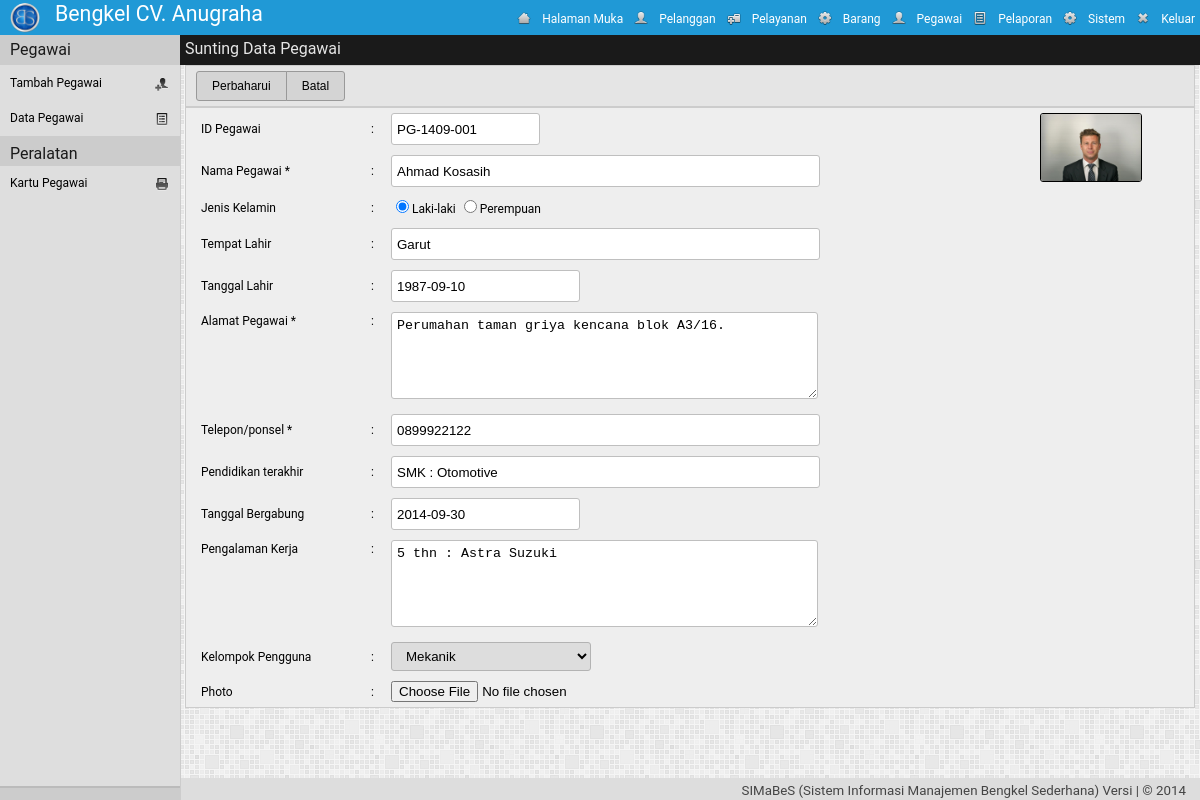
/adm/?mod=pegawai&h=sunting&id_peg=PG-1409-001 (signed in), run on the app's committed database.
### tables this page shows
CREATE TABLE IF NOT EXISTS `pengaturan` (
`id` int(1) NOT NULL,
  `nm_bengkel` varchar(30) NOT NULL,
  `telp1` varchar(30) NOT NULL,
  `telp2` varchar(30) NOT NULL,
  `almt_bengkel` text NOT NULL,
  `logo_bengkel` text NOT NULL,
  `tentang_bengkel` text NOT NULL
);

CREATE TABLE IF NOT EXISTS `akses_pengguna` (
  `kel_id` int(2) NOT NULL,
  `id_menu` int(2) NOT NULL,
  `r` enum('0','1') NOT NULL
);

CREATE TABLE IF NOT EXISTS `menu` (
  `id_menu` int(2) NOT NULL,
  `nm_menu` varchar(20) NOT NULL,
  `class` varchar(10) NOT NULL,
  `links` text NOT NULL,
  `icon` text NOT NULL,
  `value` text NOT NULL
);

CREATE TABLE IF NOT EXISTS `dt_pegawai` (
  `id_peg` varchar(11) NOT NULL,
  `nm_peg` varchar(50) NOT NULL,
  `jns_kelamin` enum('L','P') NOT NULL,
  `tmpt_lahir` varchar(20) NOT NULL,
  `tgl_lahir` date NOT NULL,
  `almt_peg` text NOT NULL,
  `telp_peg` varchar(15) NOT NULL,
  `pend_peg` varchar(25) NOT NULL,
  `tgl_bergabung` date NOT NULL,
  `photo_peg` text NOT NULL,
  `pengalaman_peg` text NOT NULL,
  `kel_id` int(11) NOT NULL,
  `wkt_ubah` datetime NOT NULL
);

CREATE TABLE IF NOT EXISTS `kel_pengguna` (
`kel_id` int(2) NOT NULL,
  `nm_kel` varchar(30) NOT NULL
);

### adm/pegawai/class.php (called while the page is built, shortened)
<?php
class pegawai{
	function sunting($field,$id_peg){
		$qry = "SELECT * FROM dt_pegawai WHERE id_peg='$id_peg'";
		$hasil = mysql_query($qry);
		$data = mysql_fetch_array($hasil);
		if($field == 'id_peg')
			return $data['id_peg'];
		elseif($field == 'nm_peg')
			return $data['nm_peg'];
		elseif ($field == 'jns_kelamin')
			return $data['jns_kelamin'];
		elseif ($field == 'tmpt_lahir')
			return $data['tmpt_lahir'];
		elseif ($field == 'tgl_lahir')
			return $data['tgl_lahir'];
		elseif ($field == 'almt_peg')
			return $data['almt_peg'];
		elseif ($field == 'telp_peg')
			return $data['telp_peg'];
		elseif ($field == 'pend_peg')
			return $data['pend_peg'];
		elseif ($field == 'tgl_bergabung')
			return $data['tgl_bergabung'];
		elseif ($field == 'photo_peg')
			return $data['photo_peg'];
		elseif ($field == 'pengalaman_peg')
			return $data['pengalaman_peg'];
		elseif ($field == 'kel_id')
			return $data['kel_id'];
	}
	function ambil_pengguna(){
		$qry = mysql_query("SELECT * FROM kel_pengguna WHERE kel_id!=1 AND kel_id!=2") or die(mysql_error());
		while($row = mysql_fetch_array($qry))
			$data[] = $row;
			return $data;
	}
}
?>

### adm/pegawai/f_sunting.php (the view)
<?php
$pg = new pegawai();
$id_peg	=$_GET['id_peg'];
$lokasi	="Sunting Data Pegawai";
	$log_tipe = "Staff";
	$pengguna=$_SESSION['nama_asli'];
	$log_lokasi=$lokasi;
	$log_pesan="A:4:Menyunting data pegawai, ID pegawai ($id_peg)";
	$log_waktu = date("Y-m-d H:i:s");
	$pg->log($log_tipe,$pengguna,$log_lokasi,$log_pesan,$log_waktu);
echo'
<div class="konten">
	<div class="lokasi"><label name="lokasi">'.$lokasi.'</label></div>
<form class="form1" action="?mod='.$_GET['mod'].'&h=aksi"  method="post" enctype="multipart/form-data"  name="form1" onsubmit="return validasi()">
<div class="alat">
	<input name="pegawai_perbaharui" type="submit" value="Perbaharui" class="perbaharui" id="kiri">
	<input name="btn_batal" type="reset"  value="Batal" class="batal" id="kanan" onClick="javascript:history.back()">
	<input name="lokasi" type="hidden"  value="'.$lokasi.'"></div>
<table cellpadding="5" cellspacing="0" border="0" >
    <tr>
	<td width="170px"><label>ID Pegawai</label></td>
	<td width= "10px">:</td>
	<td width="auto"><input type="text"  maxlength="8" size="15" name="id_peg" class="text" value="'.$id_peg .'" readonly="" ></td>
	<td rowspan="14" valign="top" align="center"><img class="photo" src="'. $pg->sunting('photo_peg',$id_peg).'" title="'. $pg->sunting('nm_peg',$id_peg).'" width="100" border="1"/></td>
    </tr><tr>
	<td ><label>Nama Pegawai *</label></td><td>:</td>
	<td><input  type="text"  maxlength="50" size="50" name="nm_peg" class="text" value="'.$pg->sunting('nm_peg',$id_peg).'"></td>
    </tr><tr>
	<td><label>Jenis Kelamin </label></td><td>:</td>
	<td>
		<input name="jns_kelamin" type="radio" value="L"';if($pg->sunting('jns_kelamin',$id_peg) =='L') echo "checked"; echo'>Laki-laki
		<input name="jns_kelamin" type="radio" value="P"';if($pg->sunting('jns_kelamin',$id_peg) =='P') echo "checked"; echo'>Perempuan
	</td>
	</tr><tr>
	<td ><label>Tempat Lahir </label></td><td>:</td>
	<td><input  type="text"  maxlength="50" size="50" name="tmpt_lahir" class="text" value="'.$pg->sunting('tmpt_lahir',$id_peg).'"></td>
    </tr><tr>
	<td><label>Tanggal Lahir</label></td><td>:</td>
	<td><input type="text" maxlength="20" size="20" name="tgl_lahir" id="tgl_lahir" class="text" value="'.$pg->sunting('tgl_lahir',$id_peg).'"/></td>
    </tr><tr>
	<td valign="top"><label>Alamat Pegawai *</label></td><td valign="top">:</td>
	<td valign="top"><textarea  cols="50" rows="5" name="almt_peg" >'.$pg->sunting('almt_peg',$id_peg).'</textarea></td>
    </tr><tr>
	<td><label>Telepon/ponsel *</label></td><td>:</td>
	<td><input  type="text" maxlength="50" size="50" name="telp_peg" id="telp" class="text" value="'.$pg->sunting('telp_peg',$id_peg).'"></td>
    </tr><tr>
	<td><label>Pendidikan terakhir </label></td><td>:</td>
	<td><input  type="text" maxlength="50" size="50" name="pend_peg" class="text" value="'.$pg->sunting('pend_peg',$id_peg).'"></td>
    </tr><tr>
	<td><label>Tanggal Bergabung </label></td><td>:</td>
	<td><input type="text" maxlength="20" size="20" name="tgl_bergabung" id="tgl_bergabung" class="text" value="'.$pg->sunting('tgl_bergabung',$id_peg).'"/></td>
   	</tr><tr>
	<td valign="top"><label>Pengalaman Kerja</label></td><td valign="top">:</td>
	<td valign="top"><textarea  cols="50" rows="5" name="pengalaman_peg" >'.$pg->sunting('pengalaman_peg',$id_peg).'</textarea></td>
    </tr><tr>
	<td ><label>Kelompok Pengguna </label></td><td>:</td>
	<td><select  name="kel_id" class="select">
		<option value="0">-- Pilih --</option>';
		$ambil_pengguna = $pg->ambil_pengguna();
		$kel_id = $pg->sunting('kel_id',$id_peg);
		foreach($ambil_pengguna as $data){
			echo "<option value=\"".$data['kel_id']."\"";
			if($kel_id == $data['kel_id']){echo ' selected';}
			echo">".$data['nm_kel']."</option>";
		}
		echo'
		</select>
	</td>
    </tr><tr>
	<td><label>Photo </label></td><td>:</td>
	<td><input type="file" name="photo_peg" ></td>
	</tr>
</table>
</form>
</div>';
?>

### adm/header.php
<?php
	$qpeng=mysql_query("SELECT * FROM pengaturan  LIMIT 1");
	$dpeng=mysql_fetch_object($qpeng);
	$qmenu="select id_menu  from akses_pengguna where  kel_id='".$_SESSION['kel_id']."' AND r='1' ";
	$dmenu=mysql_query($qmenu) or die (mysql_error());
echo'
<!DOCTYPE html PUBLIC "-//W3C//DTD XHTML 1.0 Strict//EN"
	"http://www.w3.org/TR/xhtml1/DTD/xhtml1-strict.dtd">
<html xmlns="http://www.w3.org/1999/xhtml" xml:lang="en" lang="en">
<head>
<title>'.$aplikasi." | ".strtoupper($_GET['mod']).' | Daily Build</title>
		<link rel="shortcut icon" href="../img/icon.ico" />
		<link rel="stylesheet" type="text/css" href="../styler/header.css">
		<link rel="stylesheet" type="text/css" href="../styler/style.css">
		<link rel="stylesheet" type="text/css" href="../styler/jquery-ui.css">
		<link rel="stylesheet" type="text/css" href="../styler/jquery-ui.theme.css">
		<script type="text/javascript" src="../styler/jquery-1.9.1.js"></script>
		<script type="text/javascript" src="../styler/jquery-ui.js"></script>
		<link rel="stylesheet" type="text/css" href="../styler/toastr.css">
		<script type="text/javascript" src="../styler/toastr.js"></script>
		<script type="text/javascript" src="../styler/toastr_option.js"></script>
		<script type="text/javascript" src="../styler/iframe.js"></script>
		<script type="text/javascript" src="../styler/check-uncheck.js"></script>
		<script src="../styler/tab.js" type="text/javascript"></script>
		<link href="../styler/tab.css" rel="stylesheet" type="text/css" />
</head>
<body >
<div class="header" >
	<div class="kiri">
		<a href="../index.php" target="_blank">
		<div class="logo"><img src="'.$dpeng->logo_bengkel.'"></div>
		<div class="namabengkel" >'.$dpeng->nm_bengkel.'</div></a>
	</div>
	<div class="kanan">
		<ul class="header-nav">';
			while ($dpengku2=mysql_fetch_object($dmenu)){
				$myquery="select *  from menu where id_menu='".$dpengku2->id_menu."'";
				$isi=mysql_query($myquery) or die (mysql_error());
				$dpengku=mysql_fetch_object($isi);
				echo "<a href='$dpengku->links' title='$dpengku->nm_menu' ><li class='$dpengku->class'><img class='img' src='$dpengku->icon'>$dpengku->nm_menu</li></a>";
			}
		echo'
		</ul>
	</div>
</div>
';
?>

### styler/header.css (style rules this page uses)
.header { top: 0px; width: 100%; height: 35px; padding: 0px; margin: 0px; color: #ffffff; background: #2099D6; position: fixed; z-index:1000; }
.kiri { float:left; width:auto; vertical-align:middle; }
.logo { float: left; margin: 3px 10px 5px 10px; padding: 0; vertical-align: middle; }
.logo img { width: 30px; height: 30x; border-radius: 20px; }
.namabengkel { float: left; margin: auto; padding: 5px; text-align: left; font-size: 16pt; color:#ffffff; }
.kanan { height:34px; width:auto; float:right; right: 0px; display: inline; }
.header-nav { list-style: none; margin: 0px; padding: 0px; }
.header-nav li { color:#fff; line-height: 18px; text-indent: 0px; }
.header-nav li img { float: left; margin: 0px 10px 0px 0px ; height: 16px; width: 16px; }
.menu, .keluar { padding :10px 5px 7px 5px ; margin:0; float: left; text-align: center; vertical-align: top; }

### styler/style.css (style rules this page uses)
a { text-decoration: none; }
a:link,a:visited { color: #000000; }
body { font-family: Roboto,Open Sans,Sans, Sans Serif, Calibri, Arial; font-size: 12px; margin: 0px; padding: 0px; background: url('../img/bg.png') repeat; line-height: 1.5em; color: #444; height:100%; }
.konten { width: auto; height: auto; margin: 0 0 50px 180px; padding: 30px 5px 0px 5px; vertical-align:middle; font-size: 12px; color:#000; }
.konten .photo { margin-right:20px; border-radius:3px; }
table { width: 100%; height: auto; margin: 0px 0px 10px 0px; border:1px solid #ccc; }
.form1 { float:left; margin-bottom:10px; width:100%; }
div.alat { width : auto; padding:5px 0px 5px 10px ; background:#E5E5E5; border:1px solid #ccc; }
.tambah, .simpan, .perbaharui, .batal, .hapus, .cetak, .noPrint, .kembali { font-size:12px; padding-left:15px; padding-right:15px; height:30px; vertical-align:middle; border:1px solid #999999; cursor: pointer; color:#000; background:#D4D4D4; -webkit-transition:all 0.3s ease-in-out; -moz-transition:all 0.3s ease-in-out; -o-transition:all 0.3s ease-in-out; transition:all 0.3s ease-in-out; }
#kiri { border-top-left-radius:3px;border-bottom-left-radius:3px; }
#kanan { border-top-right-radius:3px;border-bottom-right-radius:3px;margin-left:-4px; }
.text { padding: 5px ; height:20px; border: 1px solid #BFBFBF; border-radius:3px; color: #000000; background: #fff; -webkit-transition:all 0.2s ease-in-out; -moz-transition:all 0.2s ease-in-out; -o-transition:all 0.2s ease-in-out; transition:all 0.2s ease-in-out; }
.select { padding: 5px 10px 5px 10px; border: 1px solid #b3b3b3; border-radius:3px; color: #000000; background: #ddd; width:200px; }
textarea { padding:5px; border: 1px solid #BFBFBF; border-radius: 3px; background: #fff; color: #000000; resize: vertical; }
label { margin-left:10px; font-size: 12px; }
td { min-height:30px; }
table { background:#eee; }
.lokasi { top:35px; left:180px; margin:0px 0px 5px 0px; padding:5px; height:20px; vertical-align:middle; color:#E5E5E5; position:fixed; width:100%; float:right; z-index:999; background: #1A1A1A; }
.lokasi > label { font-size:12pt; margin:0px; }

### data on the page
pengaturan: logo_bengkel (picture), nm_bengkel "Bengkel CV. Anugraha"
akses_pengguna: id_menu.icon (picture), id_menu.nm_menu "Halaman Muka"
akses_pengguna: id_menu.icon (picture), id_menu.nm_menu "Pelanggan"
akses_pengguna: id_menu.icon (picture), id_menu.nm_menu "Pelayanan"
akses_pengguna: id_menu.icon (picture), id_menu.nm_menu "Barang"
akses_pengguna: id_menu.icon (picture), id_menu.nm_menu "Pegawai"
akses_pengguna: id_menu.icon (picture), id_menu.nm_menu "Pelaporan"
akses_pengguna: id_menu.icon (picture), id_menu.nm_menu "Sistem"
akses_pengguna: id_menu.icon (picture), id_menu.nm_menu "Keluar"
dt_pegawai: photo_peg (picture), nm_peg "Ahmad Kosasih", jns_kelamin "☑", tmpt_lahir "Garut", tgl_lahir "1987-09-10", almt_peg "Perumahan taman griya kencana blok A3/16.", telp_peg "0899922122", pend_peg "SMK : Otomotive", tgl_bergabung "2014-09-30", pengalaman_peg "5 thn : Astra Suzuki", kel_id "Mekanik"

### other printed values
$lokasi "Sunting Data Pegawai"
